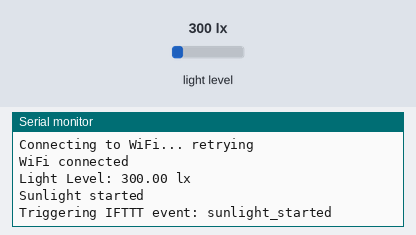
The sketch below on a simulated Arduino MKR. Shown: the last lines printed to the serial monitor. The inputs (shaded band) are chosen by the test bench; at power-on: light level 300 lx. WiFi joins after 1.5 s; servers stay silent unless stated; web services answer with replies made up by the test bench.

Above: at 9.2 s.
9.3 s: light level set to 105 lx
At 11.8 s:
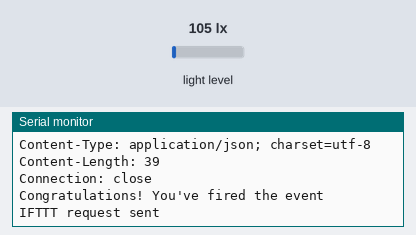
15.4 s: light level set to 90 lx
At 15.4 s:
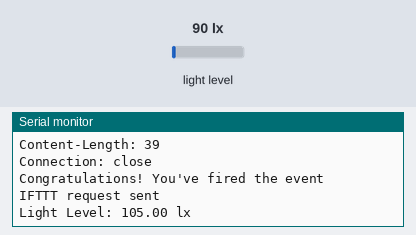
Timing chart, 0 to 18.4 s (numbered marks = the images above; inputs shaded):
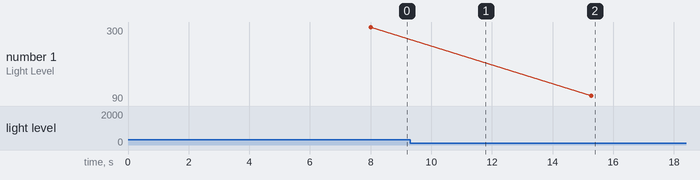

Measured:
- the behaviour switches between 100 and 99 lx on light level (found by bisection; images 1 and 2)
- plotted number 1: 300 → 105 after the input at 9.3 s, 105 → 90 after the input at 15.4 s

The sketch:

Task_3_1_Danidhu_Induwara.ino
```cpp
#include <WiFiNINA.h>
#include <Wire.h>
#include <BH1750.h>

char ssid[] = "Saniky_38";
char pass[] = "sanikypisso";

WiFiSSLClient client;
BH1750 lightMeter;

const float LIGHT_THRESHOLD = 100.0;

// Keeps track of previous light state
bool sunlightPresent = false;

const char IFTTT_HOST[] = "maker.ifttt.com";
const char IFTTT_KEY[] = "pzAonBUCdvJ9ehc-vOCW8ae-gHYCHhBBiMPt63ZDKQS";

void connectWiFi() {
  while (WiFi.status() != WL_CONNECTED) {
    Serial.print("Connecting to WiFi...");
    WiFi.begin(ssid, pass);
    delay(5000);
    Serial.println(" retrying");
  }
  Serial.println("WiFi connected");
}

void triggerIFTTT(const char* eventName) {
  Serial.print("Triggering IFTTT event: ");
  Serial.println(eventName);

  if (client.connect(IFTTT_HOST, 443)) {
    client.print("GET /trigger/");
    client.print(eventName);
    client.print("/with/key/");
    client.print(IFTTT_KEY);
    client.println(" HTTP/1.1");
    client.print("Host: ");
    client.println(IFTTT_HOST);
    client.println("Connection: close");
    client.println();

    delay(1000);

    while (client.available()) {
      String line = client.readStringUntil('\n');
      Serial.println(line);
    }

    client.stop();
    Serial.println("IFTTT request sent");
  } else {
    Serial.println("Failed to connect to IFTTT");
  }
}

void setup() {
  Serial.begin(9600);
  delay(1500);

  Wire.begin();
  if (!lightMeter.begin()) {
    Serial.println("BH1750 not found");
  } else {
    Serial.println("BH1750 started");
  }

  connectWiFi();
}

void loop() {
  if (WiFi.status() != WL_CONNECTED) {
    connectWiFi();
  }

  float lux = lightMeter.readLightLevel();

  Serial.print("Light Level: ");
  Serial.print(lux);
  Serial.println(" lx");

  if (lux >= LIGHT_THRESHOLD && !sunlightPresent) {
    sunlightPresent = true;
    Serial.println("Sunlight started");
    triggerIFTTT("sunlight_started");
  }
  else if (lux < LIGHT_THRESHOLD && sunlightPresent) {
    sunlightPresent = false;
    Serial.println("Sunlight stopped");
    triggerIFTTT("sunlight_stopped");
  }

  delay(5000);
}
```
